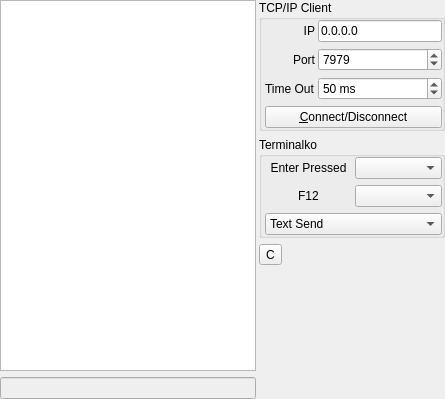
      <widget class="QWidget" name="tab_6">
       <attribute name="title">
        <string>TCP/IP Client Terminalko</string>
       </attribute>
       <layout class="QGridLayout" name="gridLayout_6">
        <property name="leftMargin">
         <number>0</number>
        </property>
        <property name="topMargin">
         <number>0</number>
        </property>
        <property name="rightMargin">
         <number>0</number>
        </property>
        <property name="bottomMargin">
         <number>0</number>
        </property>
        <property name="horizontalSpacing">
         <number>3</number>
        </property>
        <item row="0" column="0" rowspan="4">
         <widget class="QPlainTextEdit" name="pteSocketTerminalko">
          <property name="font">
           <font>
            <family>Liberation Mono</family>
           </font>
          </property>
          <property name="readOnly">
           <bool>true</bool>
          </property>
          <property name="maximumBlockCount">
           <number>50000</number>
          </property>
         </widget>
        </item>
        <item row="0" column="1" colspan="2">
         <widget class="QGroupBox" name="groupBox_8">
          <property name="sizePolicy">
           <sizepolicy hsizetype="Expanding" vsizetype="Fixed">
            <horstretch>0</horstretch>
            <verstretch>0</verstretch>
           </sizepolicy>
          </property>
          <property name="title">
           <string>TCP/IP Client</string>
          </property>
          <layout class="QGridLayout" name="gridLayout_11">
           <property name="leftMargin">
            <number>3</number>
           </property>
           <property name="topMargin">
            <number>0</number>
           </property>
           <property name="rightMargin">
            <number>0</number>
           </property>
           <property name="bottomMargin">
            <number>0</number>
           </property>
           <property name="horizontalSpacing">
            <number>3</number>
           </property>
           <item row="0" column="0">
            <widget class="QLabel" name="label_26">
             <property name="text">
              <string>IP</string>
             </property>
             <property name="alignment">
              <set>Qt::AlignRight|Qt::AlignTrailing|Qt::AlignVCenter</set>
             </property>
            </widget>
           </item>
           <item row="0" column="1">
            <widget class="QLineEdit" name="leIPSocketTerminalko">
             <property name="text">
              <string>0.0.0.0</string>
             </property>
            </widget>
           </item>
           <item row="1" column="0">
            <widget class="QLabel" name="label_27">
             <property name="text">
              <string>Port</string>
             </property>
             <property name="alignment">
              <set>Qt::AlignRight|Qt::AlignTrailing|Qt::AlignVCenter</set>
             </property>
            </widget>
           </item>
           <item row="1" column="1">
            <widget class="QSpinBox" name="sbPortSocketTerminalko">
             <property name="minimum">
              <number>1</number>
             </property>
             <property name="maximum">
              <number>65535</number>
             </property>
             <property name="singleStep">
              <number>1</number>
             </property>
             <property name="value">
              <number>7979</number>
             </property>
            </widget>
           </item>
           <item row="2" column="0">
            <widget class="QLabel" name="label_28">
             <property name="text">
              <string>Time Out</string>
             </property>
            </widget>
           </item>
           <item row="2" column="1">
            <widget class="QSpinBox" name="sbTimeOutSocketTerminalko">
             <property name="suffix">
              <string> ms</string>
             </property>
             <property name="prefix">
              <string/>
             </property>
             <property name="minimum">
              <number>1</number>
             </property>
             <property name="maximum">
              <number>30000</number>
             </property>
             <property name="singleStep">
              <number>100</number>
             </property>
             <property name="value">
              <number>50</number>
             </property>
            </widget>
           </item>
           <item row="3" column="0" colspan="2">
            <widget class="QPushButton" name="pbStartStopSocketTerminalko">
             <property name="text">
              <string>&amp;Connect/Disconnect</string>
             </property>
             <property name="checkable">
              <bool>true</bool>
             </property>
            </widget>
           </item>
          </layout>
         </widget>
        </item>
        <item row="1" column="1" colspan="2">
         <widget class="QGroupBox" name="groupBox_7">
          <property name="sizePolicy">
           <sizepolicy hsizetype="Expanding" vsizetype="Fixed">
            <horstretch>0</horstretch>
            <verstretch>0</verstretch>
           </sizepolicy>
          </property>
          <property name="title">
           <string>Terminalko</string>
          </property>
          <layout class="QGridLayout" name="gridLayout_10">
           <property name="leftMargin">
            <number>3</number>
           </property>
           <property name="topMargin">
            <number>0</number>
           </property>
           <property name="rightMargin">
            <number>0</number>
           </property>
           <property name="bottomMargin">
            <number>0</number>
           </property>
           <property name="horizontalSpacing">
            <number>3</number>
           </property>
           <item row="0" column="0">
            <widget class="QLabel" name="label_25">
             <property name="text">
              <string>Enter Pressed</string>
             </property>
             <property name="alignment">
              <set>Qt::AlignCenter</set>
             </property>
            </widget>
           </item>
           <item row="0" column="1">
            <widget class="QComboBox" name="onEnterPresSocketTerminalko"/>
           </item>
           <item row="3" column="0" colspan="2">
            <widget class="QComboBox" name="viewSocketTerminalko">
             <property name="currentIndex">
              <number>0</number>
             </property>
             <item>
              <property name="text">
               <string>Text Send</string>
              </property>
             </item>
             <item>
              <property name="text">
               <string>Hex Send</string>
              </property>
             </item>
            </widget>
           </item>
           <item row="2" column="1">
            <widget class="QComboBox" name="onF12PressdSocketTerminalko"/>
           </item>
           <item row="2" column="0">
            <widget class="QLabel" name="label_29">
             <property name="text">
              <string>F12</string>
             </property>
             <property name="alignment">
              <set>Qt::AlignCenter</set>
             </property>
            </widget>
           </item>
          </layout>
         </widget>
        </item>
        <item row="2" column="1">
         <widget class="QToolButton" name="tbClearSocketTerminalkoLog">
          <property name="toolTip">
           <string>Clear Log</string>
          </property>
          <property name="text">
           <string>C</string>
          </property>
          <property name="icon">
           <iconset resource="res.qrc">
            <normaloff>:/katynko/katynko/clear.png</normaloff>:/katynko/katynko/clear.png</iconset>
          </property>
         </widget>
        </item>
        <item row="4" column="0">
         <widget class="QLineEdit" name="leSocketTerminalko">
          <property name="enabled">
           <bool>false</bool>
          </property>
         </widget>
        </item>
        <item row="3" column="2" rowspan="2">
         <spacer name="verticalSpacer_4">
          <property name="orientation">
           <enum>Qt::Vertical</enum>
          </property>
          <property name="sizeHint" stdset="0">
           <size>
            <width>160</width>
            <height>128</height>
           </size>
          </property>
         </spacer>
        </item>
       </layout>
      </widget>
